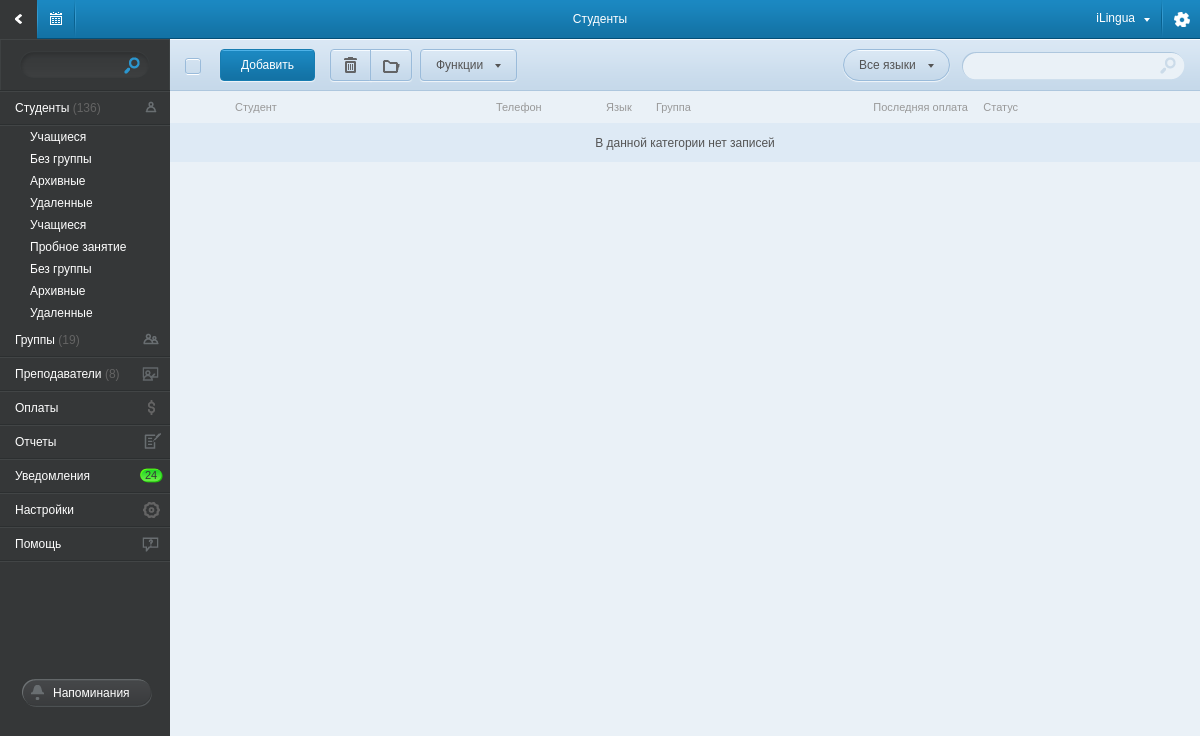
The page /students/1/ on the database as committed earlier.
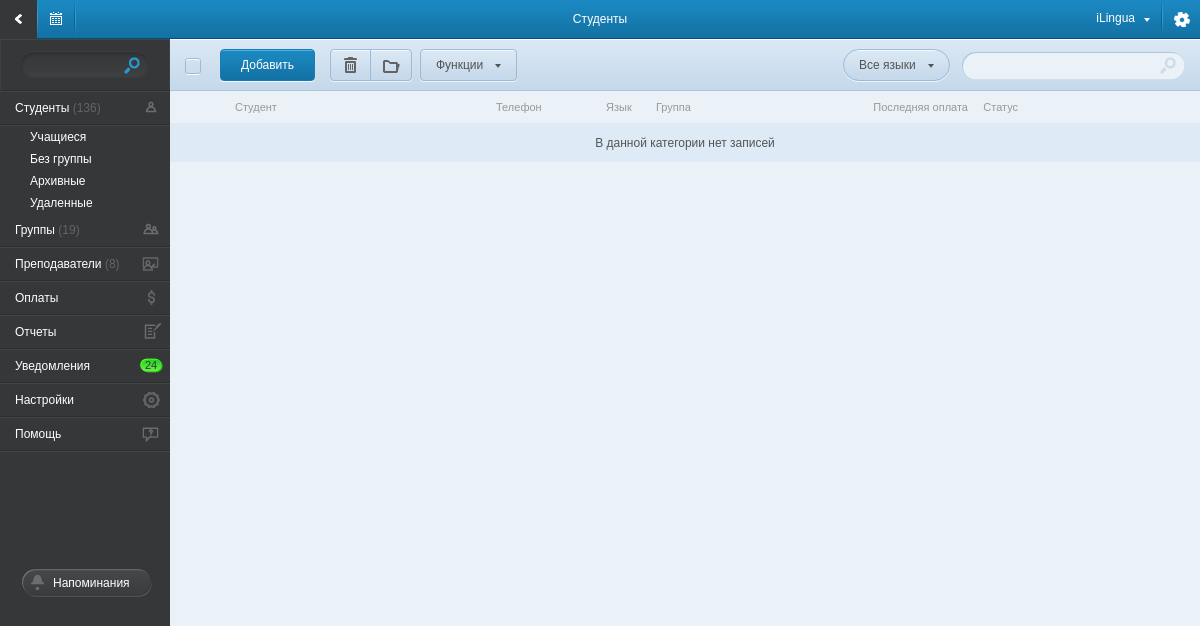
The same page on the database as committed later.
### tables this page shows
CREATE TABLE IF NOT EXISTS `student_status` (
  `id` int(5) NOT NULL auto_increment,
  `default` tinyint(1) NOT NULL,
  `in_list` tinyint(1) NOT NULL default '1',
  `name` varchar(50) NOT NULL,
  `sort` int(3) NOT NULL default '10',
  PRIMARY KEY  (`id`)
);

### application/controllers/main.php (called while the page is built, shortened)
<?php if ( ! defined('BASEPATH')) exit('No direct script access allowed');
class main extends CI_Controller{
    function __construct() {
        $this->load->database();
        $this->load->model('list_model',    'list');
        $this->load->model('student_model', 'student');
        $this->load->model('group_model',   'group');
        $this->load->model('payment_model', 'payment');
        $this->load->model('teacher_model', 'teacher');
        $this->load->model('schedule_model','schedule');
        $this->load->helper('valid_data');
        $this->load->helper('date_convert');
        $this->load->helper('student');
        $this->load->helper('other');
    }
    function students( $param = 'live', $status = 1 ){
        $menu_data['student_status']    = $this->list->get_student_status();
        $st_data['status_list']         = $menu_data['student_status'];
        $st_data['lang_list']           = $this->list->get_lang();
        if( $param == 'status' ){
            $st_data['students_list']       = $this->student->get_students_for_status($status);
            $main_data_ar['right_content']  = $this->load->view('page/students_without_group_view', $st_data, TRUE);
        }
        elseif( $param == 'without_group'){
            $st_data['students_list']       = $this->student->get_students_without_group();
            $main_data_ar['right_content']  = $this->load->view('page/students_without_group_view', $st_data, TRUE);
        }
        elseif( $param == 'delete' ){
            $st_data['students_list']       = $this->student->get_del_student();
            $main_data_ar['right_content']  = $this->load->view('page/students_without_group_view', $st_data, TRUE);
        }
        else{
            $st_data['students_list']       = $this->student->get_students_with_lang_group( $param );
            $main_data_ar['right_content']  = $this->load->view('page/students_view', $st_data, TRUE);
        }
        $main_data_ar['title']          = 'Студенты';
        $menu_data['is_students']       = TRUE;
        $main_data_ar['left_menu']      = $this->load->view('component/left_menu_view', $menu_data, TRUE);
        $this->load->view('main_view', $main_data_ar );
    }
}

### index.php (called while the page is built, shortened)
<?php
require_once BASEPATH.'core/CodeIgniter.php';

### application/models/list_model.php (called while the page is built, shortened)
<?php if ( ! defined('BASEPATH')) exit('No direct script access allowed');
class list_model extends CI_Model{
    function get_student_status(){
        $query = $this->db->query("SELECT * FROM `student_status` ORDER BY `default` DESC, `sort` ASC ");
        $return_ar = NULL;
        foreach ( $query->result_array() as $row )
            $return_ar[ $row['id'] ] = $row;
        return $return_ar;
    }
}

### application/views/component/left_menu_view.php (shortened to what the changed rows need)
<div id="left_menu">
    <div id="left_menu_relative">
        <div class="left_menu_width">
            <? if( isset($is_students) ):?>
            <ul class="left_link_list">
                <?  if( isset($student_status) ):
                    foreach ( $student_status as $st_status_ar ):
                ?>
                    <li><a href="/students/<?=$st_status_ar['id']?>/"><?=$st_status_ar['name']?></a></li>
                <?  endforeach;
                    endif;
                ?>
            </ul>
            <? endif;?>
        </div>
    </div>
</div>

Rows that differ between the two databases and show on the page:
removed student_status: name "Учащиеся"
removed student_status: name "Пробное занятие"
removed student_status: name "Без группы"
removed student_status: name "Архивные"
removed student_status: name "Удаленные"
